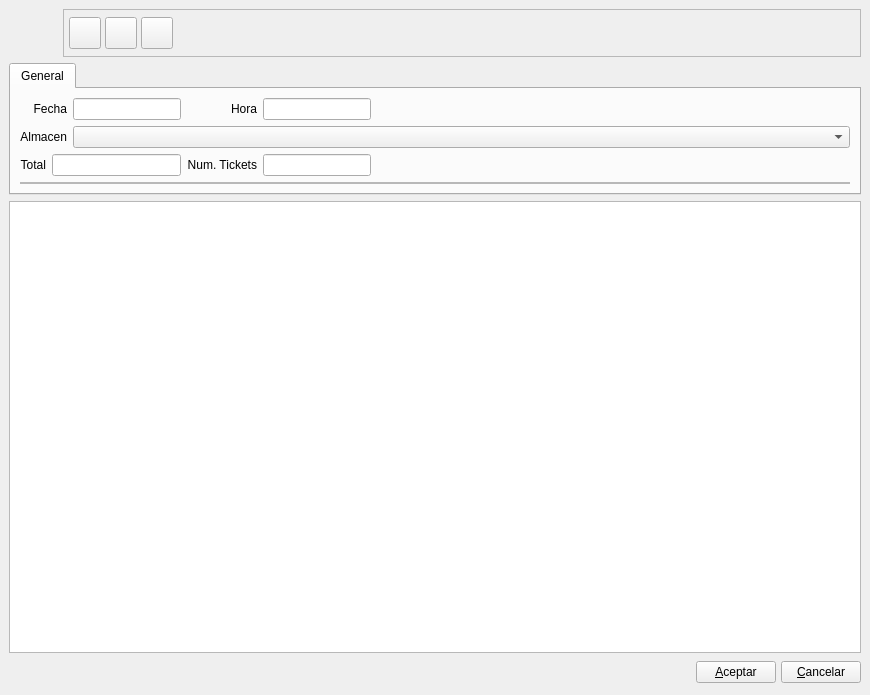
<ui version="4.0" >
 <author>Tomeu Borras Riera</author>
 <class>ZBase</class>
 <widget class="QWidget" name="ZBase" >
  <property name="geometry" >
   <rect>
    <x>0</x>
    <y>0</y>
    <width>870</width>
    <height>695</height>
   </rect>
  </property>
  <property name="windowTitle" >
   <string>Cuadre de Caja</string>
  </property>
  <property name="windowIcon" >
   <iconset resource="../../../bulmages.qrc" >
    <normaloff>:/Images/receive.png</normaloff>:/Images/receive.png</iconset>
  </property>
  <layout class="QVBoxLayout" >
   <property name="spacing" >
    <number>6</number>
   </property>
   <property name="margin" >
    <number>9</number>
   </property>
   <item>
    <layout class="QHBoxLayout" >
     <property name="spacing" >
      <number>6</number>
     </property>
     <property name="margin" >
      <number>0</number>
     </property>
     <item>
      <widget class="QLabel" name="label" >
       <property name="minimumSize" >
        <size>
         <width>48</width>
         <height>48</height>
        </size>
       </property>
       <property name="maximumSize" >
        <size>
         <width>48</width>
         <height>48</height>
        </size>
       </property>
       <property name="text" >
        <string/>
       </property>
       <property name="pixmap" >
        <pixmap resource="../../../bulmages.qrc" >:/Images/cash.png</pixmap>
       </property>
       <property name="scaledContents" >
        <bool>true</bool>
       </property>
      </widget>
     </item>
     <item>
      <widget class="QFrame" name="frame" >
       <property name="frameShape" >
        <enum>QFrame::StyledPanel</enum>
       </property>
       <property name="frameShadow" >
        <enum>QFrame::Raised</enum>
       </property>
       <layout class="QHBoxLayout" name="horizontalLayout" >
        <property name="margin" >
         <number>5</number>
        </property>
        <item>
         <widget class="QToolButton" name="mui_guardar" >
          <property name="minimumSize" >
           <size>
            <width>32</width>
            <height>32</height>
           </size>
          </property>
          <property name="maximumSize" >
           <size>
            <width>32</width>
            <height>32</height>
           </size>
          </property>
          <property name="toolTip" >
           <string>Guardar almacen</string>
          </property>
          <property name="whatsThis" >
           <string>Guardar almacen</string>
          </property>
          <property name="text" >
           <string/>
          </property>
          <property name="icon" >
           <iconset resource="../../../bulmages.qrc" >
            <normaloff>:/Images/edit-save.png</normaloff>:/Images/edit-save.png</iconset>
          </property>
          <property name="iconSize" >
           <size>
            <width>32</width>
            <height>32</height>
           </size>
          </property>
          <property name="shortcut" >
           <string>Ctrl+S</string>
          </property>
         </widget>
        </item>
        <item>
         <widget class="QToolButton" name="mui_borrar" >
          <property name="minimumSize" >
           <size>
            <width>32</width>
            <height>32</height>
           </size>
          </property>
          <property name="maximumSize" >
           <size>
            <width>32</width>
            <height>32</height>
           </size>
          </property>
          <property name="toolTip" >
           <string>Borrar almacen</string>
          </property>
          <property name="whatsThis" >
           <string>Borrar almacen</string>
          </property>
          <property name="text" >
           <string/>
          </property>
          <property name="icon" >
           <iconset>
            <normaloff>:Images/edit-delete.png</normaloff>:Images/edit-delete.png</iconset>
          </property>
          <property name="iconSize" >
           <size>
            <width>32</width>
            <height>32</height>
           </size>
          </property>
          <property name="shortcut" >
           <string>Ctrl+D</string>
          </property>
         </widget>
        </item>
        <item>
         <widget class="QToolButton" name="mui_actualizar" >
          <property name="minimumSize" >
           <size>
            <width>32</width>
            <height>32</height>
           </size>
          </property>
          <property name="maximumSize" >
           <size>
            <width>32</width>
            <height>32</height>
           </size>
          </property>
          <property name="toolTip" >
           <string>Actualizar listado</string>
          </property>
          <property name="whatsThis" >
           <string>Actualizar listado</string>
          </property>
          <property name="text" >
           <string/>
          </property>
          <property name="icon" >
           <iconset resource="../../../bulmages.qrc" >
            <normaloff>:/Images/view-refresh.png</normaloff>:/Images/view-refresh.png</iconset>
          </property>
          <property name="iconSize" >
           <size>
            <width>32</width>
            <height>32</height>
           </size>
          </property>
         </widget>
        </item>
        <item>
         <spacer>
          <property name="orientation" >
           <enum>Qt::Horizontal</enum>
          </property>
          <property name="sizeType" >
           <enum>QSizePolicy::Expanding</enum>
          </property>
          <property name="sizeHint" stdset="0" >
           <size>
            <width>41</width>
            <height>34</height>
           </size>
          </property>
         </spacer>
        </item>
       </layout>
      </widget>
     </item>
    </layout>
   </item>
   <item>
    <widget class="QTabWidget" name="mui_tab" >
     <property name="sizePolicy" >
      <sizepolicy vsizetype="Preferred" hsizetype="Expanding" >
       <horstretch>0</horstretch>
       <verstretch>0</verstretch>
      </sizepolicy>
     </property>
     <widget class="QWidget" name="tab_2" >
      <property name="geometry" >
       <rect>
        <x>0</x>
        <y>0</y>
        <width>848</width>
        <height>119</height>
       </rect>
      </property>
      <attribute name="title" >
       <string>General</string>
      </attribute>
      <layout class="QGridLayout" >
       <property name="margin" >
        <number>9</number>
       </property>
       <property name="spacing" >
        <number>6</number>
       </property>
       <item row="1" column="0" colspan="2" >
        <widget class="QLabel" name="textLabel1_4_4" >
         <property name="text" >
          <string>Almacen</string>
         </property>
         <property name="alignment" >
          <set>Qt::AlignRight|Qt::AlignTrailing|Qt::AlignVCenter</set>
         </property>
        </widget>
       </item>
       <item row="0" column="5" >
        <spacer>
         <property name="orientation" >
          <enum>Qt::Horizontal</enum>
         </property>
         <property name="sizeHint" stdset="0" >
          <size>
           <width>161</width>
           <height>20</height>
          </size>
         </property>
        </spacer>
       </item>
       <item row="3" column="0" colspan="6" >
        <widget class="QFrame" name="mui_frameplugin" >
         <property name="frameShape" >
          <enum>QFrame::StyledPanel</enum>
         </property>
         <property name="frameShadow" >
          <enum>QFrame::Raised</enum>
         </property>
        </widget>
       </item>
       <item row="0" column="0" colspan="2" >
        <widget class="QLabel" name="textLabel1_2_2_3_2" >
         <property name="text" >
          <string>Fecha</string>
         </property>
         <property name="alignment" >
          <set>Qt::AlignRight|Qt::AlignTrailing|Qt::AlignVCenter</set>
         </property>
         <property name="buddy" >
          <cstring>mui_fechaz</cstring>
         </property>
        </widget>
       </item>
       <item row="0" column="2" >
        <widget class="QLineEdit" name="mui_fechaz" >
         <property name="sizePolicy" >
          <sizepolicy vsizetype="Fixed" hsizetype="Preferred" >
           <horstretch>0</horstretch>
           <verstretch>0</verstretch>
          </sizepolicy>
         </property>
        </widget>
       </item>
       <item row="0" column="3" >
        <widget class="QLabel" name="textLabel1_2_2_3_3" >
         <property name="text" >
          <string>Hora</string>
         </property>
         <property name="alignment" >
          <set>Qt::AlignRight|Qt::AlignTrailing|Qt::AlignVCenter</set>
         </property>
         <property name="buddy" >
          <cstring>mui_fechaz</cstring>
         </property>
        </widget>
       </item>
       <item row="0" column="4" >
        <widget class="QLineEdit" name="mui_horaz" >
         <property name="sizePolicy" >
          <sizepolicy vsizetype="Fixed" hsizetype="Preferred" >
           <horstretch>0</horstretch>
           <verstretch>0</verstretch>
          </sizepolicy>
         </property>
        </widget>
       </item>
       <item row="2" column="3" >
        <widget class="QLabel" name="textLabel1_2_2_3_4" >
         <property name="text" >
          <string>Num. Tickets</string>
         </property>
         <property name="alignment" >
          <set>Qt::AlignRight|Qt::AlignTrailing|Qt::AlignVCenter</set>
         </property>
         <property name="buddy" >
          <cstring>mui_fechaz</cstring>
         </property>
        </widget>
       </item>
       <item row="2" column="0" >
        <widget class="QLabel" name="textLabel1_2_2_3_5" >
         <property name="text" >
          <string>Total</string>
         </property>
         <property name="alignment" >
          <set>Qt::AlignRight|Qt::AlignTrailing|Qt::AlignVCenter</set>
         </property>
         <property name="buddy" >
          <cstring>mui_fechaz</cstring>
         </property>
        </widget>
       </item>
       <item row="2" column="1" colspan="2" >
        <widget class="QLineEdit" name="mui_totalz" >
         <property name="sizePolicy" >
          <sizepolicy vsizetype="Fixed" hsizetype="Preferred" >
           <horstretch>0</horstretch>
           <verstretch>0</verstretch>
          </sizepolicy>
         </property>
        </widget>
       </item>
       <item row="2" column="4" >
        <widget class="QLineEdit" name="mui_numtickets" >
         <property name="sizePolicy" >
          <sizepolicy vsizetype="Fixed" hsizetype="Preferred" >
           <horstretch>0</horstretch>
           <verstretch>0</verstretch>
          </sizepolicy>
         </property>
        </widget>
       </item>
       <item row="1" column="2" colspan="4" >
        <widget class="BfBuscarAlmacen" name="mui_idalmacen" />
       </item>
      </layout>
     </widget>
    </widget>
   </item>
   <item>
    <widget class="BfSubForm" name="mui_list" >
     <property name="sizePolicy" >
      <sizepolicy vsizetype="Expanding" hsizetype="Ignored" >
       <horstretch>0</horstretch>
       <verstretch>0</verstretch>
      </sizepolicy>
     </property>
    </widget>
   </item>
   <item>
    <layout class="QHBoxLayout" >
     <property name="spacing" >
      <number>5</number>
     </property>
     <property name="margin" >
      <number>0</number>
     </property>
     <item>
      <spacer>
       <property name="orientation" >
        <enum>Qt::Horizontal</enum>
       </property>
       <property name="sizeType" >
        <enum>QSizePolicy::Expanding</enum>
       </property>
       <property name="sizeHint" stdset="0" >
        <size>
         <width>201</width>
         <height>27</height>
        </size>
       </property>
      </spacer>
     </item>
     <item>
      <widget class="QPushButton" name="mui_aceptar" >
       <property name="text" >
        <string>&amp;Aceptar</string>
       </property>
      </widget>
     </item>
     <item>
      <widget class="QPushButton" name="mui_cancelar" >
       <property name="text" >
        <string>&amp;Cancelar</string>
       </property>
      </widget>
     </item>
    </layout>
   </item>
  </layout>
 </widget>
 <layoutdefault spacing="4" margin="3" />
 <customwidgets>
  <customwidget>
   <class>BfSubForm</class>
   <extends>QTableWidget</extends>
   <header>bfsubform.h</header>
  </customwidget>
  <customwidget>
   <class>BfBuscarAlmacen</class>
   <extends>QComboBox</extends>
   <header>bfbuscaralmacen.h</header>
  </customwidget>
 </customwidgets>
 <resources>
  <include location="../../../bulmages.qrc" />
 </resources>
 <connections/>
</ui>
